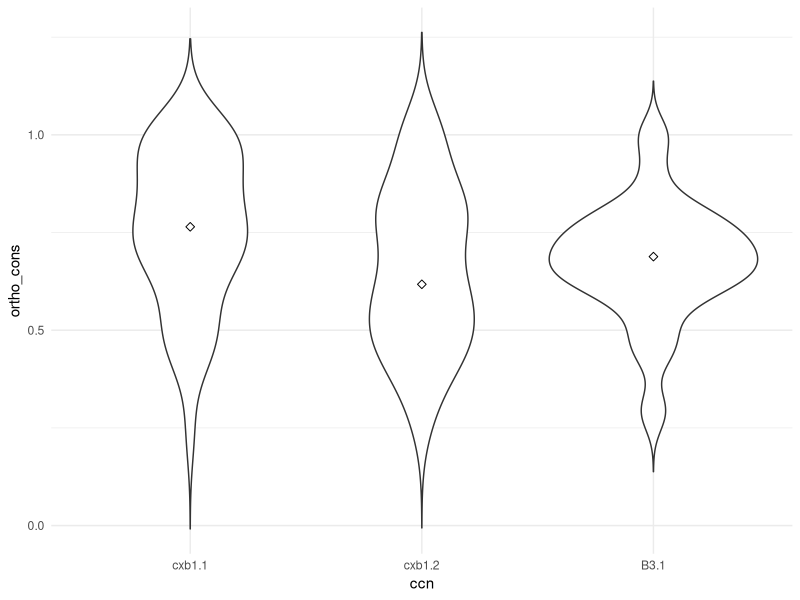
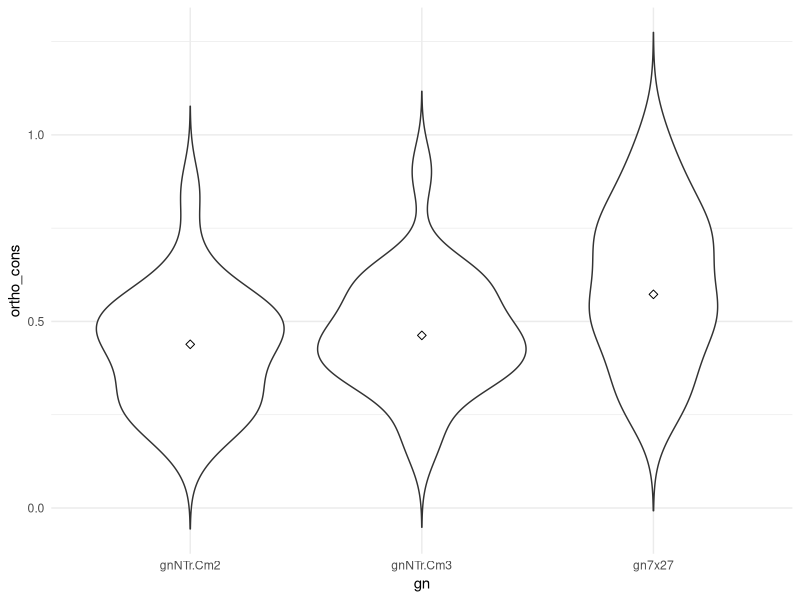
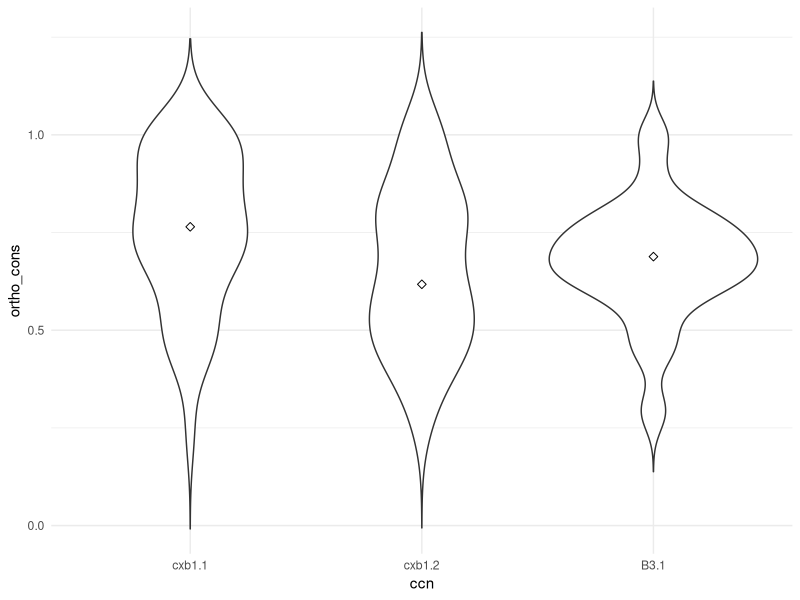
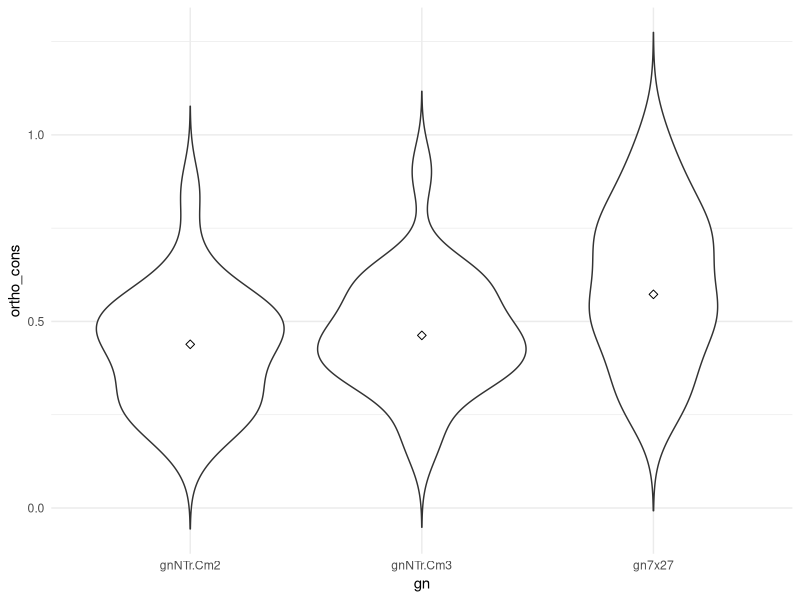

Here is the R script that generated these plots, in order:
# Name:     ***
# Updated:  ***
# Author:   Andrew Kleist

# packages, working directory
setwd("~/Desktop/Volkman_Lab/BABU_VOLKMAN/CHEMOKINE_PRJ/Data/chemokine_gpcr_ms/")
library(tidyverse)

################################################################################

ck <- read_csv("02_ck_seq/output/CK_CONSERVATION.csv") %>%
  filter(ccn %in% c("cxb1.1", "cxb1.2", "B3.1"))
ck$ccn <- factor(ck$ccn, levels = c("cxb1.1", "cxb1.2", "B3.1"))

ck %>%
  select(protein, ccn, ortho_cons) %>% 
  unique() %>%
  ggplot(aes(ccn, ortho_cons)) +
  # geom_boxplot() +
  geom_violin(trim = FALSE) +
  stat_summary(fun.y=median, geom="point", shape=23, size=2) +
  theme_minimal()

ggsave(filename = "ck_ortholog_cons.pdf", 
       plot = last_plot(), path = "F4S/output/",
       width = 3,
       height = 4)

ckr <- read_csv("03_ckr_seq/output/CKR_CONSERVATION.csv") %>%
  filter(gn %in% c("gnNTr.Cm2", "gnNTr.Cm3", "gn7x27"))
ckr$gn <- factor(ckr$gn, levels = c("gnNTr.Cm2", "gnNTr.Cm3", "gn7x27"))

ckr %>%
  select(protein, gn, ortho_cons) %>% 
  unique() %>%
  ggplot(aes(gn, ortho_cons)) +
  geom_violin(trim = FALSE) +
  stat_summary(fun.y=median, geom="point", shape=23, size=2) +
  theme_minimal()

ggsave(filename = "ckr_ortholog_cons.pdf", 
       plot = last_plot(), path = "F4S/output/",
       width = 3,
       height = 4)
